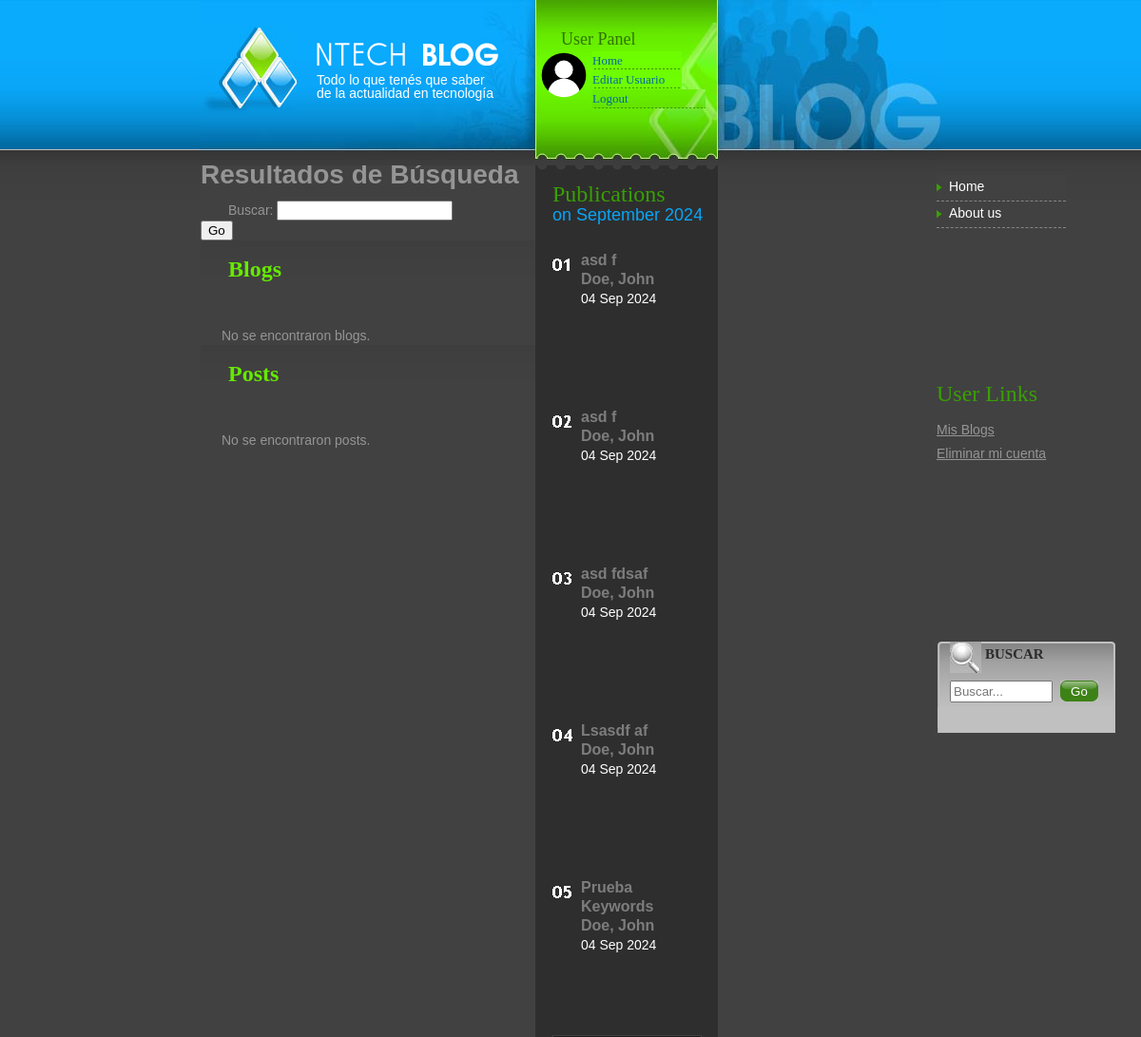
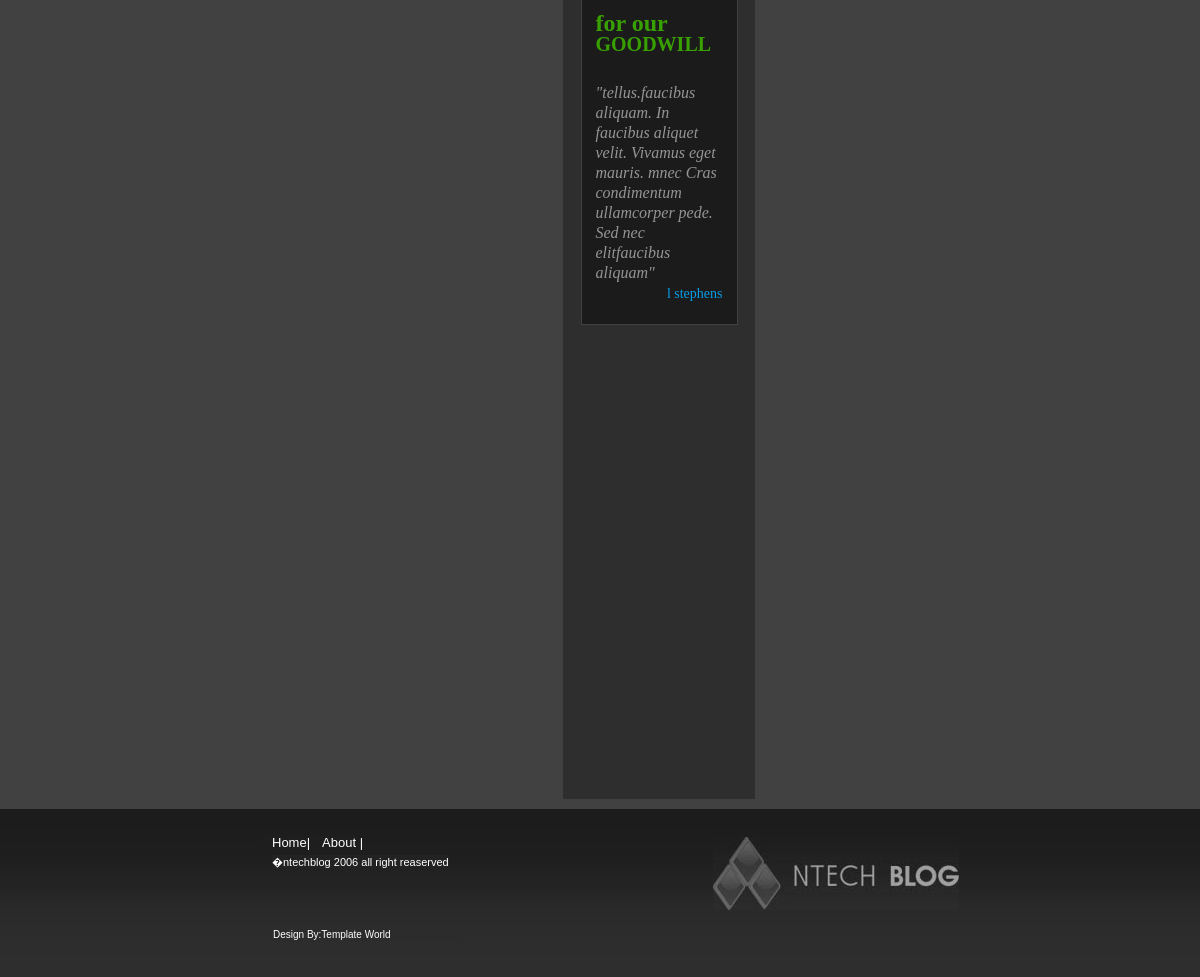
Screenshot of /search/ (signed in) with the database file from the repository (2 pictures, top to bottom).
### users/models.py (models this page shows, shortened)
class App_Users(AbstractUser):
    email = models.EmailField(unique=True)
    username = models.CharField(max_length=20, unique=True)
    first_name = models.CharField(max_length=30)
    last_name = models.CharField(max_length=30)
    description = models.TextField(blank=True, null=True)
    def __str__(self):
        return f'{self.last_name}, {self.first_name}'

class Avatar(models.Model):
    user = models.OneToOneField(App_Users, on_delete=models.CASCADE, related_name='avatar')
    image = models.ImageField(upload_to=get_random_filename, blank=True, null=True, default='avatares/default_avatar.svg')

### blogs/models.py (models this page shows, shortened)
class Blogs(models.Model):
    author = models.ForeignKey(App_Users, null=True, on_delete=models.SET_NULL, related_name='blogs')
    title = models.CharField(max_length=100)
    keywords = models.CharField(max_length=100)
    description = models.TextField(max_length=500)
    created_at = models.DateTimeField(auto_now_add=True)

### blogs/views.py (the view, shortened to what this page needs)
# urls.py: path('search/', search, name='search'),
def search(request):
    form = SearchForm(request.GET or None)
    blogs = []
    posts = []
    return render(request, 'blogs/search_results.html', {
        'form': form,
        'blogs': blogs,
        'posts': posts,
    })

### blogs/forms.py
class SearchForm(forms.Form):
    query = forms.CharField(label='Buscar', max_length=100)

### proyecto_final/context_processors.py (called while the page is built)
def custom_context_processor(request):
    latest_blogs = Blogs.objects.order_by('-created_at')[:5]
    return {
        'latest_blogs': latest_blogs,
    }

def current_datetime(request):
    now = datetime.now()
    return {
        'day_of_week': now.strftime('%A'),
        'day_of_month': now.strftime('%d'),
        'month_name': now.strftime('%B'),
        'month_number': now.strftime('%m'),
        'year_two_digits': now.strftime('%y'),
        'year_four_digits': now.strftime('%Y'),
    }

### blogs/templates/blogs/search_results.html (shortened to what this page needs)
{% extends 'blogs/base.html' %}
{% block main %}
  <div id="leftPan">
      <h1>Resultados de Búsqueda</h1>
      <form action="{% url 'search' %}" method="get">
          {{ form.as_p }}
          <input type="submit" class="button" value="Go" />
      </form>
      <h2>Blogs</h2>
      <ul>
        {% for blog in blogs %}
          <li class="li_search">
            <a href="{% url 'blog_detail' blog.pk %}">{{ blog.title }}</a>
            <p>{{ blog.keywords }} - {{ blog.description|truncatewords:20 }}</p>
          </li>
        {% empty %}
          <li class="li_search">No se encontraron blogs.</li>
        {% endfor %}
      </ul>
      <h2>Posts</h2>
      <ul>
        {% for post in posts %}
          <li class="li_search">{{ post.content|truncatewords:10 }} - <a href="{% url 'blog_detail' post.blog.pk %}">Leer más</a></li>
        {% empty %}
          <li class="li_search">No se encontraron posts.</li>
        {% endfor %}
      </ul>
  </div>
  <div id="middlePan">
    <h2>
      Publications<br />
      <span>on {{ month_name }} {{ year_four_digits }}</span>
    </h2>
    <div id="middleulPan">
      <ul>
        <li class="one">
          {{latest_blogs.0.title}} <br/>
          {{latest_blogs.0.author}}
          <span> <br /> {{latest_blogs.0.created_at|date:"d M Y"}}</span>
        </li>
        <li class="two">
          {{latest_blogs.1.title}} <br/>
          {{latest_blogs.1.author}}
          <span> <br /> {{latest_blogs.1.created_at|date:"d M Y"}}</span>
        </li>
        <li class="three">
          {{latest_blogs.2.title}} <br/>
          {{latest_blogs.2.author}}
          <span> <br /> {{latest_blogs.2.created_at|date:"d M Y"}}</span>
        </li>
        <li class="four">
          {{latest_blogs.3.title}} <br/>
          {{latest_blogs.3.author}}
          <span> <br /> {{latest_blogs.3.created_at|date:"d M Y"}}</span>
        </li>
        <li class="five">
          {{latest_blogs.4.title}} <br/>
          {{latest_blogs.4.author}}
          <span> <br /> {{latest_blogs.4.created_at|date:"d M Y"}}</span>
        </li>
      </ul>
    </div>
    <div id="middlecaptionPan">
      <h3>
        for our<br />
        <span>GOODWILL</span>
      </h3>
      <p>
        &quot;tellus.faucibus aliquam. In faucibus aliquet velit. Vivamus eget
        mauris. mnec Cras condimentum ullamcorper pede. Sed nec elitfaucibus
        aliquam&quot;
      </p>
      <p align="right"><span>l stephens</span></p>
    </div>
  </div>
{% endblock main %}

### blogs/templates/blogs/base.html (shortened to what this page needs)
<!DOCTYPE html>
<html lang="en">
  <head>
    {% load static %}
    <link href="{% static 'blogs/css/style.css'%}" rel="stylesheet" type="text/css" />
  </head>
  <body>
    <div id="mainPan">
      <div id="topPan">
        <h1>Todo lo que tenés que saber de la actualidad en tecnología</h1>
        <a href="#"
          ><img
            src="{% static 'blogs/css/images/logo.jpg' %}"
            alt=""
            width="102"
            height="91"
            border="0"
            align="left"
            class="logo"
        /></a>
        <div id="topservicesPan">
          <h2>User Panel</h2>
          <div id="top_serv_content">
          {% if request.user.is_authenticated %}
          <img src="{{request.user.avatar.image.url}}" alt="" style="height: 50px;width: 50px;">
          <ul class="log">
            <li class="onelink"><a href="{% url 'Home' %}">Home</a></li>
            <li class="onelink"><a href="{% url 'Edit_User' %}">Editar Usuario</a></li>
            <li class="threelink"><a href="{% url 'Logout' %}">Logout</a></li>
          </ul>
          {% else %}
          <ul>
            <li class="onelink"><a href="{% url 'Home' %}">Home</a></li>
            <li class="onelink"><a href="{% url 'Login' %}">Log-in</a></li>
            <li class="threelink"><a href="{% url 'Register' %}">Registrarse</a></li>
          </ul>
          {% endif %}
        </div>
        </div>
      </div>
      {% block main%} {% endblock main %}
    </div>
    <div id="rightPan">
      <ul>
        <li><a href="{% url 'Home' %}">Home</a></li>
        <li><a href="{% url 'About_us' %}">About us</a></li>
      </ul>
      <h2>User Links</h2>
      {% if request.user.is_authenticated %}
      <ul class="userlink">
        <li class="userlink"><a href="{% url 'user_blogs_list'%}">Mis Blogs</a></li>
        <li class="userlink"><a href="{% url 'Delete_account' request.user.pk %}">Eliminar mi cuenta</a></li>
      </ul>
      {% else %}
      <p class="userlink">Debe registrarse para gestionar una cuenta</p>
      {% endif %}
      <form action="{% url 'search' %}" method="get">
        <h3>Buscar</h3>
        <input type="text" name="query" placeholder="Buscar...">
        <input type="submit" class="button" value="Go">
    </form>
    </div>
    <div id="footermainPan">
      <div id="footerPan">
        <ul>
          <li><a href="{% url 'Home' %}">Home</a>|</li>
          <li><a href="{% url 'About_us' %}">About</a> |</li>
        </ul>
        <p class="copyright">�ntechblog 2006 all right reaserved</p>
        <a href="#"
          ><img
            src="{% static 'blogs/css/images/footerlogo.jpg' %}"
            title="Total Touch"
            alt="Total Touch"
            width="246"
            height="74"
            border="0"
        /></a>
        <ul class="templateworld">
          <li>Design By:</li>
          <li><a href="http://www.templateworld.com">Template World</a></li>
        </ul>
      </div>
    </div>
  </body>
</html>

### rows the page displays
App_Users: user.avatar.image (placeholder picture)
Blogs: title "asd f", author.first_name "Doe, John", created_at "04 Sep 2024"
Blogs: title "asd f", author.first_name "Doe, John", created_at "04 Sep 2024"
Blogs: title "asd fdsaf", author.first_name "Doe, John", created_at "04 Sep 2024"
Blogs: title "Lsasdf af", author.first_name "Doe, John", created_at "04 Sep 2024"
Blogs: title "Prueba Keywords", author.first_name "Doe, John", created_at "04 Sep 2024"
